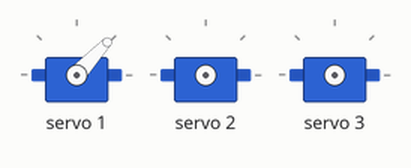
This sketch was run on a simulated Arduino Uno, built with avr-gcc and run on an emulated ATmega328P. On the bench: 3 × servo. What the sketch prints to the serial monitor is not drawn.

Above: at 0.05 s.
At 1.5 s:
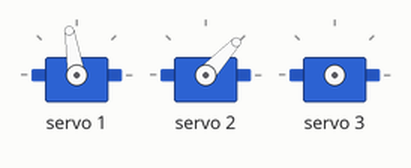
At 2.25 s:
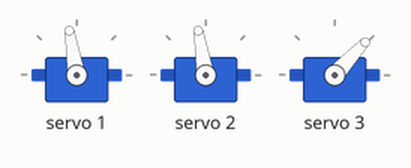
At 3.0 s:
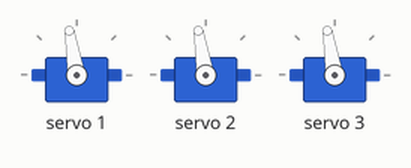
Timing chart, 0 to 6.9 s (numbered marks = the images above):
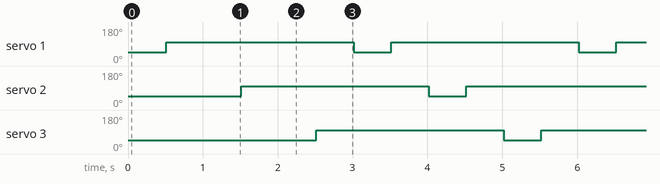

The sketch:

pca.ino
```cpp
#include <Wire.h>
#include <Adafruit_PWMServoDriver.h>

// 默认地址 0x40
Adafruit_PWMServoDriver pwm = Adafruit_PWMServoDriver();

#define angle_load  210 //装填角度
#define angle_fire  320 //释放角度

void setup() {
  //串口初始化
  Serial.begin(9600);
  Serial.println("BOOT！");

  //舵机驱动芯片初始化
  pwm.begin();
  pwm.setPWMFreq(50);  // 50HZ更新频率，相当于20ms的周期
  delay(10);

}

//丢下珠子，no为颜色（0-3）
void BallDrop(int no){
   pwm.setPWM(no, 0, angle_load);
   delay(500);
   pwm.setPWM(no, 0, angle_fire);
   delay(500);
  }


void loop() {
  BallDrop(1);
  BallDrop(2);
  BallDrop(3);
}
```

Measured:
- by itself, servo 1–3: alternates 99° for 2.5 s and 47° for 0.50 s
